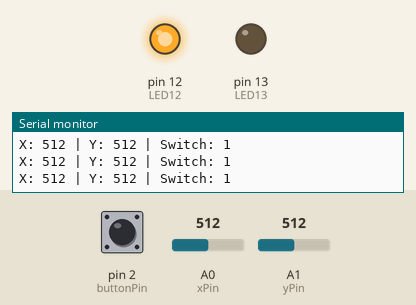
Recording of a sketch running on a simulated Arduino Uno, built with avr-gcc and run on an emulated ATmega328P. Parts: output pins drawn as LEDs (lit = HIGH), the last lines printed to the serial monitor. The test bench sets the inputs (shaded band); at power-on: A0 (xPin) = 512, pin 2 (buttonPin) HIGH, A1 (yPin) = 512.

Above: at 1.3 s.
1.4 s: A0 (xPin) set to 528
At 2.7 s:
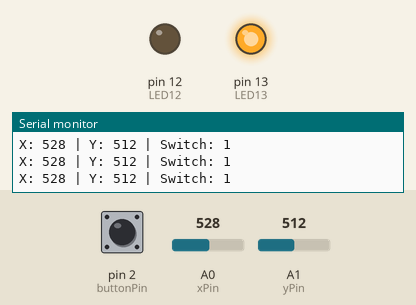
3.0 s: pin 2 (buttonPin) pulled LOW for 0.6 s
At 3.8 s:
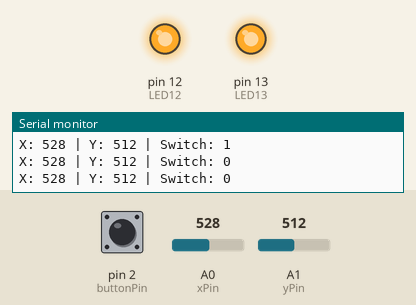
5.5 s: pin 2 (buttonPin) pulled LOW for 3.2 s
At 10.2 s:
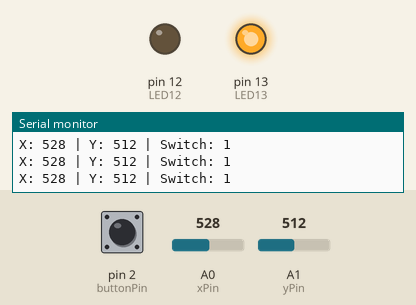
10.5 s: A0 (xPin) set to 512
At 11.4 s:
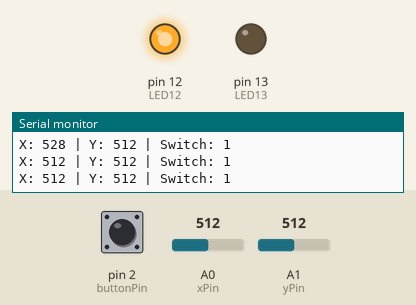
Timing chart, 0 to 13.0 s (numbered marks = the images above; inputs shaded):
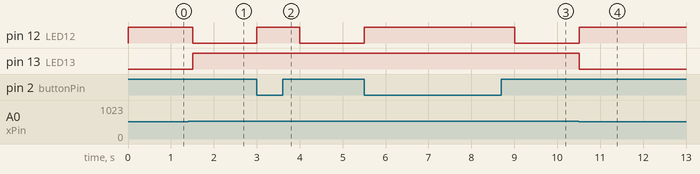

The sketch:

joystick_project.ino
```cpp
int LED13 = 13; // Yellow Pin
int LED12 = 12; // Red Pin

// Joystick variables
int xPin = A0;
int yPin = A1;
int buttonPin = 2;
int xVal;
int yVal;

int buttonState;

void setup() {
  Serial.begin(9600);
  pinMode(LED13, OUTPUT);
  pinMode(LED12, OUTPUT);

  // Check joystick controls
  pinMode(xPin, INPUT);
  pinMode(yPin, INPUT);
  pinMode(buttonPin, INPUT_PULLUP);
}

void loop() {

  ///// Print joystick status
  xVal = analogRead(xPin);
  yVal = analogRead(yPin);
  buttonState = digitalRead(buttonPin);

  // Joystick control over LED
  if (buttonState == 0) {
    digitalWrite(LED13, HIGH);
    digitalWrite(LED12, HIGH);
  } else if ( (xVal < 522 && yVal < 512) || (xVal >= 522 && yVal >= 512) ) {
    digitalWrite(LED13, HIGH);
    digitalWrite(LED12, LOW);
    // delay(500);
  } else if ( (xVal < 522 && yVal >= 512) || (xVal >= 522 && yVal < 512) ) {
    digitalWrite(LED12, HIGH);
    digitalWrite(LED13, LOW);
    // delay(500);
  }

  Serial.print("X: ");
  Serial.print(xVal);
  Serial.print(" | Y: ");
  Serial.print(yVal);
  Serial.print(" | Switch: ");
  Serial.println(buttonState);

  delay(500);

}
```

Measured:
- the behaviour switches between 521 and 522 on A0 (xPin) (found by bisection; images 0 and 1)
- after the input at 1.4 s, pin 12 (LED12): HIGH → LOW after 0.10 s; pin 13 (LED13): LOW → HIGH after 0.10 s
- after the input at 3.0 s, pin 12 (LED12): LOW → HIGH at once, → LOW 1.0 s later
- after the input at 5.5 s, pin 12 (LED12): LOW → HIGH at once, → LOW 3.5 s later
- after the input at 10.5 s, pin 12 (LED12): LOW → HIGH at once; pin 13 (LED13): HIGH → LOW at once
